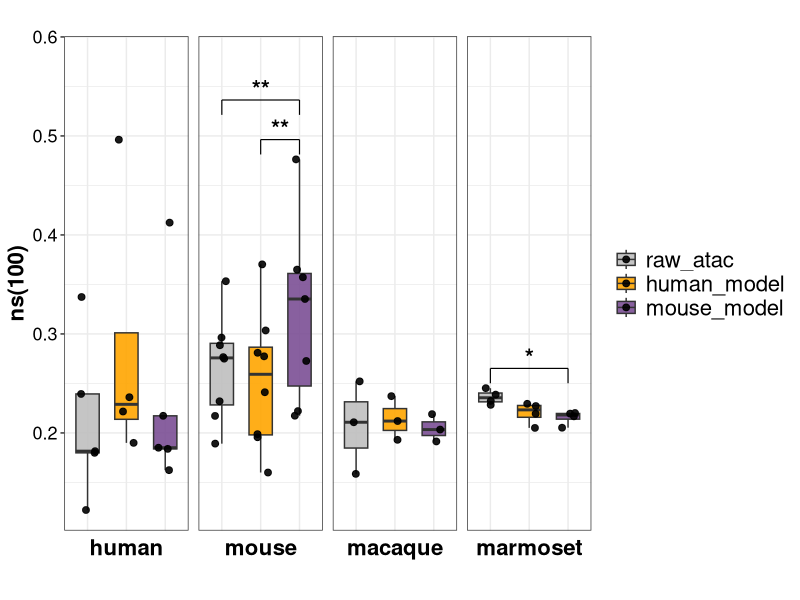
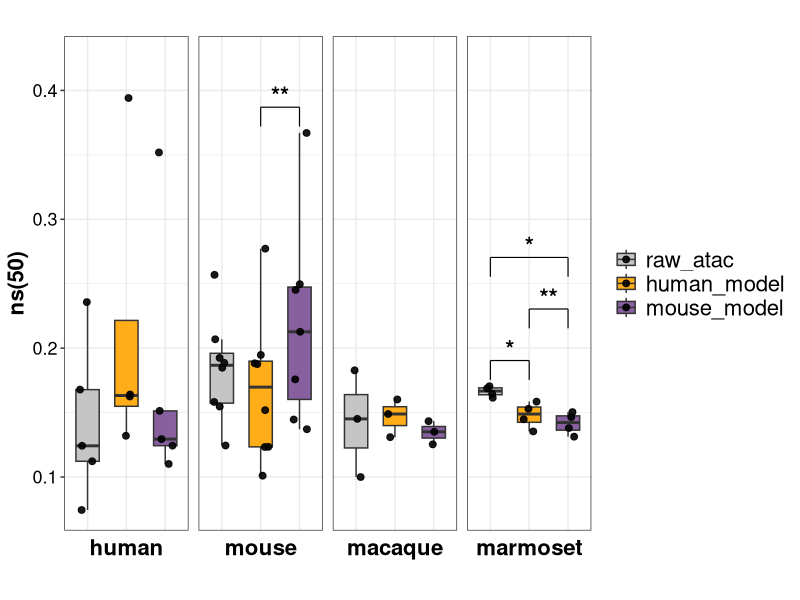
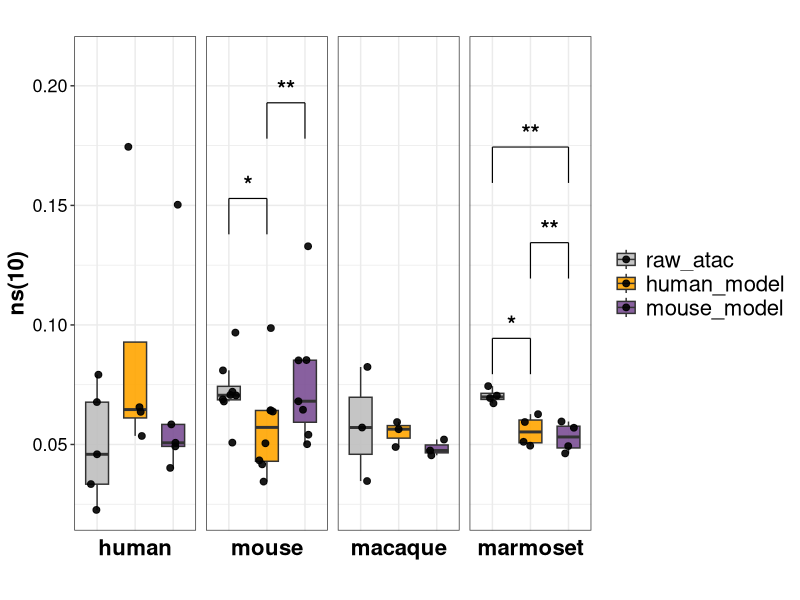
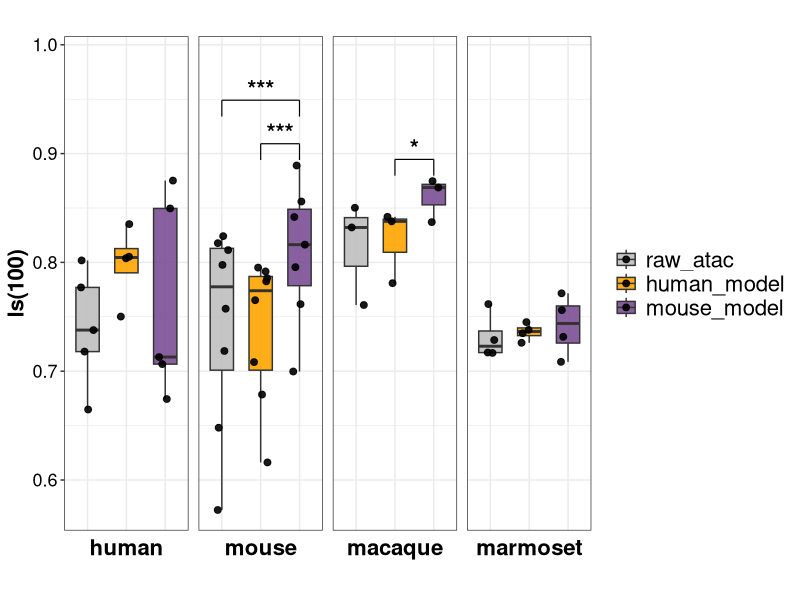
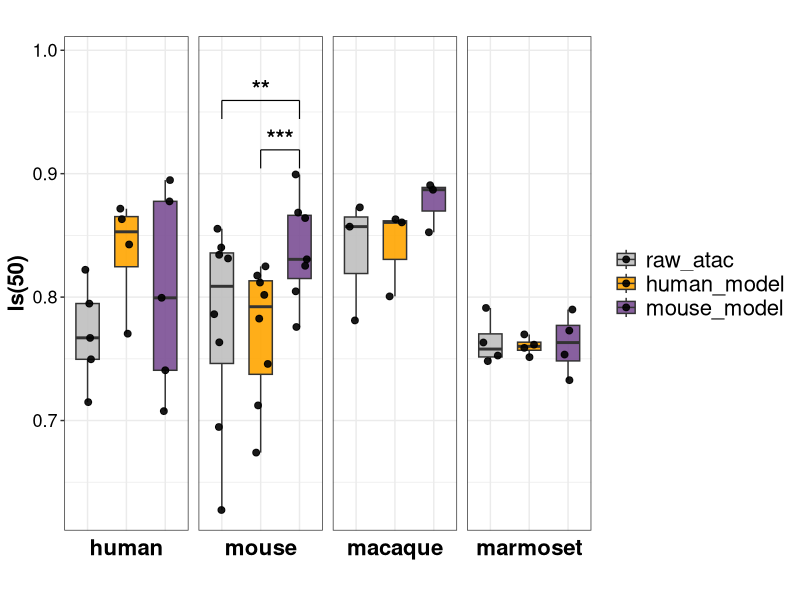
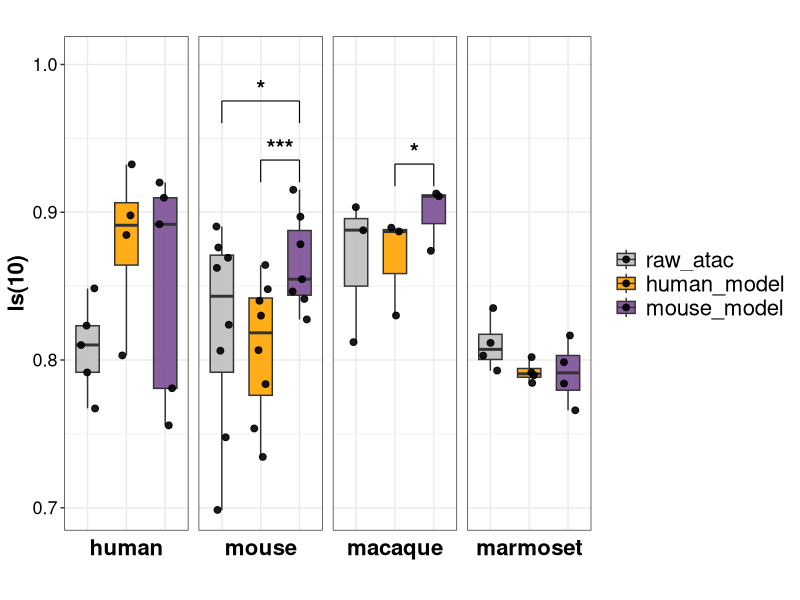
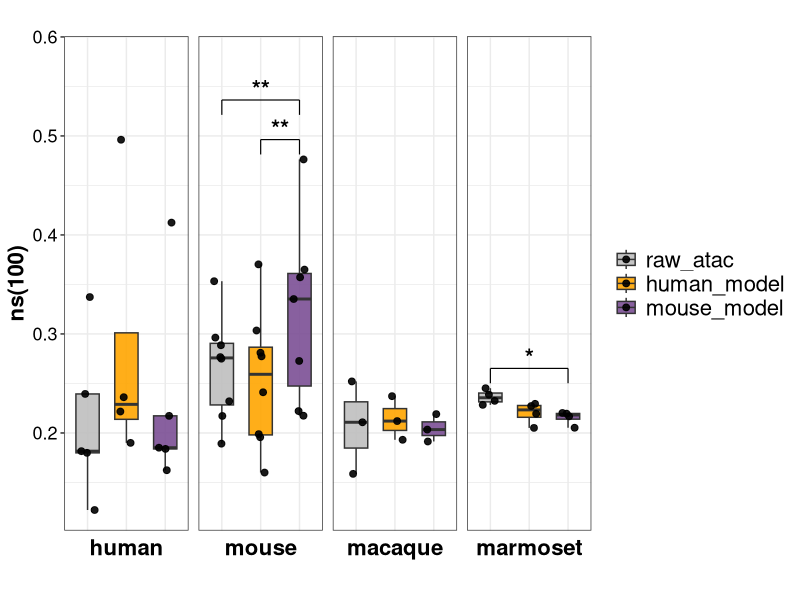
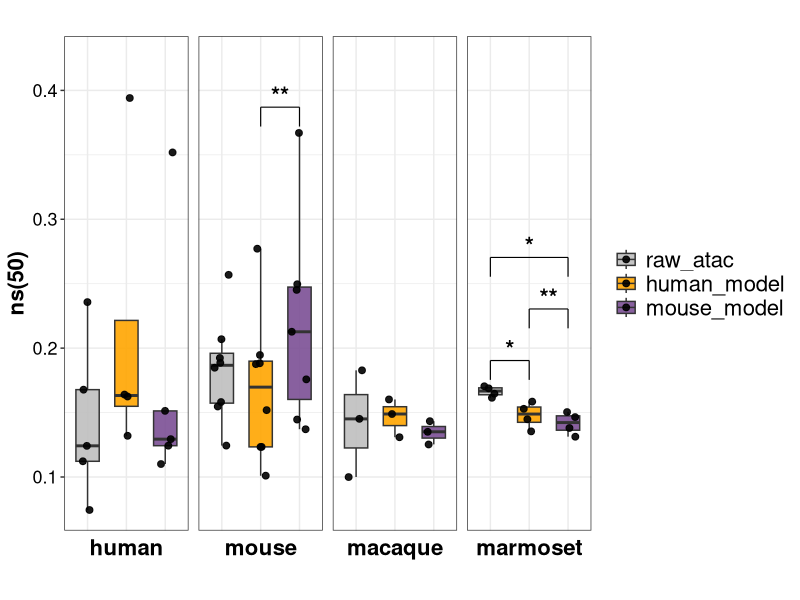

Write R code to recreate these figures, in order.
library(ggplot2)
library(readr)
library(dplyr)
library(tidyr)
library(purrr)
library(jsonlite)

df <- read_csv("test_r4_nsls.csv")

df$Model <- factor(df$Model, levels = c('raw_atac',"human_model", "mouse_model"))
df$Species <- factor(df$Species, levels = c('human','mouse','macaque','marmoset'))
r <- 4

perform_tests <- function(differences, digits_round = r, exact = FALSE, correct = TRUE) {
  d <- differences[is.finite(differences)]
  if (!is.null(digits_round)) d <- round(d, digits_round) 
  
  n <- length(d)
  mean_d <- mean(d)
  sd_d <- sd(d)
  
  res <- list(
    p_value = NA_real_, test_method = "insufficient_n",
    estimate_diff = NA_real_, estimate_type = NA_character_, 
    effect_size = NA_real_, effect_size_type = NA_character_, 
    lower_ci = NA_real_, upper_ci = NA_real_
  )
  
  if (n < 2) return(res)
  

  if (sd_d == 0) {
    if (all(abs(d) < .Machine$double.eps)) {
      res$p_value <- 1; res$test_method <- "no-diff"
      res$estimate_diff <- 0; res$estimate_type <- "mean_diff"
      res$effect_size <- 0; res$effect_size_type <- "Cohen_d"
      res$lower_ci <- 0; res$upper_ci <- 0
      return(res)
    } else {
      k <- sum(d > 0); n_nonzero <- sum(d != 0)
      bt <- binom.test(k, n_nonzero, p = 0.5, alternative = "two.sided")
      res$p_value <- bt$p.value; res$test_method <- "Sign test (binom)"
      res$estimate_diff <- mean_d; res$estimate_type <- "mean_diff"
      res$effect_size <- k / n_nonzero; res$effect_size_type <- "Proportion_positive"
      res$lower_ci <- mean_d - qt(0.975, df = n-1) * (sd_d / sqrt(n))
      res$upper_ci <- mean_d + qt(0.975, df = n-1) * (sd_d / sqrt(n))
      return(res)
    }
  }

  shapiro_p <- if (n >= 3) {
    tryCatch(shapiro.test(d)$p.value, error = function(e) NA_real_)
  } else NA_real_
  
  if (!is.na(shapiro_p) && shapiro_p > 0.05) {
    tt <- t.test(d, mu = 0)
    res$p_value <- tt$p.value
    res$test_method <- "paired t-test"
    res$estimate_diff <- as.numeric(tt$estimate) 
    res$estimate_type <- "Mean_Difference"
    res$effect_size <- mean_d / sd_d  # Cohen's d
    res$effect_size_type <- "Cohen_d"
    res$lower_ci <- tt$conf.int[1]
    res$upper_ci <- tt$conf.int[2]
  } else {
    wt <- suppressWarnings(tryCatch(
      wilcox.test(d, alternative = "two.sided", mu = 0, exact = FALSE, correct = TRUE, conf.int = TRUE),
      error = function(e) wilcox.test(d, alternative = "two.sided", mu = 0, exact = FALSE, correct = TRUE)
    ))
    
    res$p_value <- wt$p.value
    res$test_method <- "Wilcoxon signed-rank"
    
    if ("estimate" %in% names(wt)) {
      res$estimate_diff <- as.numeric(wt$estimate) 
      res$estimate_type <- "Pseudo_median"
    } else {
      res$estimate_diff <- median(d)
      res$estimate_type <- "Median_Difference"
    }
    
    # Wilcoxon r = Z / sqrt(N)
    z_val <- qnorm(wt$p.value / 2)
    res$effect_size <- abs(z_val) / sqrt(n)
    res$effect_size_type <- "Wilcoxon_r"
    
    if ("conf.int" %in% names(wt)) {
      res$lower_ci <- wt$conf.int[1]
      res$upper_ci <- wt$conf.int[2]
      if (is.na(res$lower_ci) || is.nan(res$lower_ci)) {
        res$lower_ci <- mean_d - qt(0.975, df = n-1) * (sd_d / sqrt(n))
        res$upper_ci <- mean_d + qt(0.975, df = n-1) * (sd_d / sqrt(n))
      }
    } else {
      res$lower_ci <- mean_d - qt(0.975, df = n-1) * (sd_d / sqrt(n))
      res$upper_ci <- mean_d + qt(0.975, df = n-1) * (sd_d / sqrt(n))
    }
  }
  return(res)
}

compare_pairs <- list(
  c(Group2 = "raw_atac",    Group1 = "human_model"),
  c(Group2 = "raw_atac",    Group1 = "mouse_model"),
  c(Group2 = "mouse_model", Group1 = "human_model") 
)

test_data <- map_dfr(compare_pairs, function(pair) {
  g2 <- pair["Group2"]
  g1 <- pair["Group1"]
  df_g2 <- df %>% filter(Model == g2 & !is.na(Value)) %>% select(Metric, Species, Samples, Value_Group2 = Value)
  df_g1 <- df %>% filter(Model == g1 & !is.na(Value)) %>% select(Metric, Species, Samples, Value_Group1 = Value)
  inner_join(df_g2, df_g1, by = c("Metric", "Species", "Samples")) %>%
    mutate(
      Group2 = g2,
      Group1 = g1,
      diff = Value_Group2 - Value_Group1 
    )
})

# ==========================================
# ==========================================
annotation_all <- test_data %>%
  group_by(Metric, Species, Group1, Group2) %>%
  summarise(
    N        = n(),
    test_res = list(perform_tests(diff, digits_round = r)), 
    .groups  = "drop"
  ) %>%
  mutate(
    estimate_diff    = map_dbl(test_res, "estimate_diff"),
    estimate_type    = map_chr(test_res, "estimate_type"),
    lower_ci         = map_dbl(test_res, "lower_ci"),
    upper_ci         = map_dbl(test_res, "upper_ci"),
    effect_size      = map_dbl(test_res, "effect_size"),
    effect_size_type = map_chr(test_res, "effect_size_type"),
    test_method      = map_chr(test_res, "test_method"),
    p_value          = map_dbl(test_res, "p_value"),
    signif           = case_when(
      p_value < 0.001 ~ "***",
      p_value < 0.01  ~ "**",
      p_value < 0.05  ~ "*",
      TRUE ~ "ns"
    )
  ) %>%
  select(-test_res)

write_csv(annotation_all, paste0("all_metrics_test_results_nsls", ".csv"))

# ==========================================
# ==========================================
all_metrics <- unique(df$Metric)
methods_list <- c('raw_atac', 'human_model', 'mouse_model')

for (metric_ in all_metrics) {
  
  message(paste0("Generating plot for: ", metric_))
  
  df_sub <- df %>% filter(Metric == metric_, !is.na(Value))
  anno_sub <- annotation_all %>% filter(Metric == metric_)
  
  species_max <- df_sub %>% 
    group_by(Species) %>% 
    summarise(max_val = max(Value, na.rm = TRUE), .groups = "drop")
  
  anno_sig <- anno_sub %>% filter(signif != "ns")
  if (nrow(anno_sig) > 0) {
    anno_sig <- anno_sig %>%
      left_join(species_max, by = "Species") %>%
      mutate(
        x1 = as.numeric(factor(Group1, levels = methods_list)),
        x2 = as.numeric(factor(Group2, levels = methods_list)),
        x_min = pmin(x1, x2),
        x_max = pmax(x1, x2),
        dist = abs(x1 - x2)
      ) %>%
      arrange(Species, dist, x_min) %>% 
      group_by(Species) %>%
      mutate(
        step   = row_number(),
        y_line = max_val + 0.02 + 0.04 * (step - 1),  
        y_tip  = y_line - 0.015,                      
        y_star = y_line + 0.002                       
      ) %>%
      ungroup()
  }
  
  p <- ggplot(df_sub, aes(x = Model, y = Value, fill = Model)) +
    geom_boxplot(width = 0.6, alpha = 0.9, outlier.shape = NA) + 
    geom_jitter(width = 0.2, size = 2, alpha = 0.9) + 
    facet_wrap(~ Species, scales = "free_x", strip.position = "bottom", nrow = 1) + 
    scale_fill_manual(values = c("raw_atac"    = "grey",
                                 "human_model" = "orange", 
                                 "mouse_model" = "#7B4F94")) +
    theme_bw() +
    theme(
      axis.text.x      = element_blank(), 
      axis.ticks.x     = element_blank(), 
      axis.text.y      = element_text(size = 13, color = "black"),
      legend.text      = element_text(size = 16),
      axis.title       = element_text(size = 16, color = "black", face = "bold"),
      legend.title     = element_blank(),
      plot.title       = element_text(hjust = 0.5, size = 16, face = "bold"),
      strip.text       = element_text(size = 16, face = "bold", color = "black"), 
      strip.background = element_blank(), 
      panel.spacing    = unit(0.5, "lines"),
      legend.position  = "right" 
    ) +
    labs(title = "", x = "", y = metric_)
  
  if (nrow(anno_sig) > 0) {
    p <- p +
      geom_segment(data = anno_sig, aes(x = x_min, xend = x_max, y = y_line, yend = y_line), 
                   inherit.aes = FALSE, linewidth = 0.4) +
      geom_segment(data = anno_sig, aes(x = x_min, xend = x_min, y = y_line, yend = y_tip), 
                   inherit.aes = FALSE, linewidth = 0.4) +
      geom_segment(data = anno_sig, aes(x = x_max, xend = x_max, y = y_line, yend = y_tip), 
                   inherit.aes = FALSE, linewidth = 0.4) +
      geom_text(data = anno_sig, aes(x = (x_min + x_max)/2, y = y_star, label = signif), 
                inherit.aes = FALSE, size = 6, fontface = "bold", color = "black", vjust = 0) +
      scale_y_continuous(expand = expansion(mult = c(0.05, 0.15)))
  }
  
  print(p)
  clean_metric_name <- gsub("[ /]", "_", metric_) 
  ggsave(paste0(clean_metric_name, '_r', r, '.pdf'), plot = p, 
         width = 9, height = 4, units = "in", dpi = 300)
}
